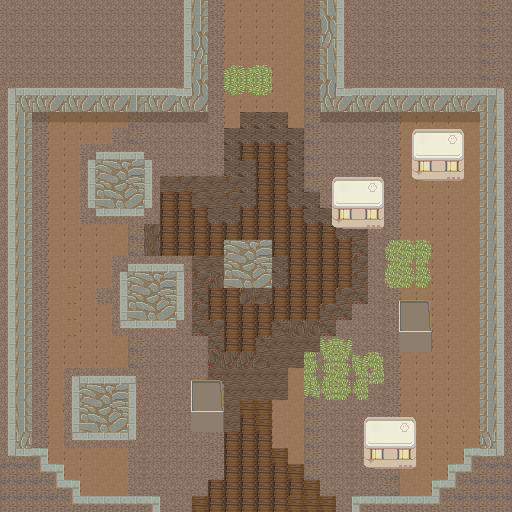

Below is a game level as drawn by its tile map, then a one-line description and the .tmx that defines it (tile-layer data replaced by summaries):
An orthogonal 32x32 tile map with 16x16 px tiles, 2 tile layers (suelo, objetos), 3 tilesets and 10 objects.

<map version="1.5" tiledversion="1.7.2" orientation="orthogonal" renderorder="right-down" width="32" height="32" tilewidth="16" tileheight="16" infinite="0" nextlayerid="4" nextobjectid="13">
 <tileset firstgid="1" source="Mundo.tsx" />
 <tileset firstgid="1061" source="Adiciones1.tsx" />
 <tileset firstgid="1278" source="Adiciones3.tsx" />
 <layer id="1" name="suelo" width="32" height="32">
  <data>[1024 cells, 1024 non-empty, 38 distinct tile ids]</data>
 </layer>
 <layer id="2" name="objetos" width="32" height="32">
  <data>[1024 cells, 136 non-empty, 35 distinct tile ids]</data>
 </layer>
 <objectgroup id="3" name="colisiones">
  <object id="1" x="320" y="0">
   <polyline points="0,0 0,112 160,112 160,448 144,448 144,464 128,464 128,480 112,480 112,496 32,496 32,512 -160,512 -160,496 -240,496 -240,480 -256,480 -256,464 -272,464 -272,448 -288,448 -288,112 -112,112 -112,0 32,0" />
  </object>
  <object id="2" x="88.25" y="151.75" width="63.5" height="64.5" />
  <object id="3" x="123.25" y="266" width="57.5" height="60" />
  <object id="4" x="224" y="240" width="48" height="48" />
  <object id="5" x="72.25" y="376.25" width="63.5" height="63.5" />
  <object id="6" x="332" y="177.667" width="51.3333" height="44.6667" />
  <object id="8" x="412" y="129.167" width="51.3333" height="45" />
  <object id="10" x="364" y="417" width="51.3333" height="44.6667" />
  <object id="11" x="399" y="300" width="31.6667" height="45" />
  <object id="12" x="191.5" y="380.5" width="31.6667" height="45" />
 </objectgroup>
</map>